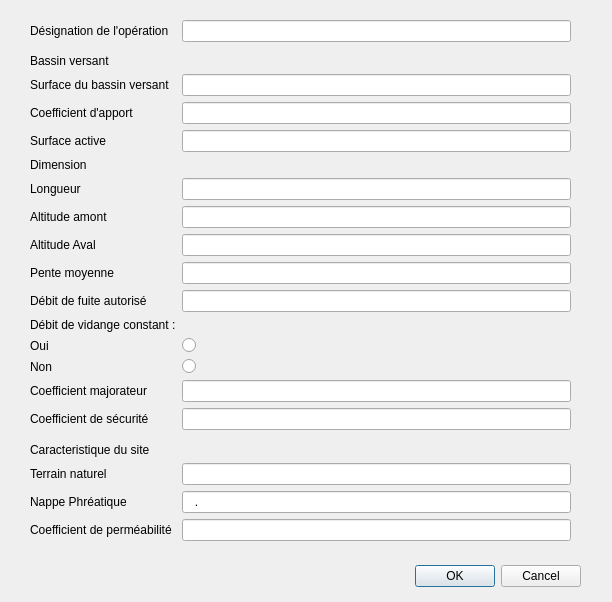
<?xml version="1.0" encoding="UTF-8"?>
<ui version="4.0">
 <class>Operation</class>
 <widget class="QDialog" name="Operation">
  <property name="geometry">
   <rect>
    <x>0</x>
    <y>0</y>
    <width>612</width>
    <height>602</height>
   </rect>
  </property>
  <property name="minimumSize">
   <size>
    <width>612</width>
    <height>602</height>
   </size>
  </property>
  <property name="maximumSize">
   <size>
    <width>612</width>
    <height>602</height>
   </size>
  </property>
  <property name="windowTitle">
   <string>Nouvelle operation</string>
  </property>
  <property name="windowIcon">
   <iconset>
    <normaloff>bin/DPFL - LOGO.jpg</normaloff>bin/DPFL - LOGO.jpg</iconset>
  </property>
  <widget class="QDialogButtonBox" name="buttonBox">
   <property name="geometry">
    <rect>
     <x>240</x>
     <y>560</y>
     <width>341</width>
     <height>32</height>
    </rect>
   </property>
   <property name="orientation">
    <enum>Qt::Horizontal</enum>
   </property>
   <property name="standardButtons">
    <set>QDialogButtonBox::Cancel|QDialogButtonBox::Ok</set>
   </property>
  </widget>
  <widget class="QWidget" name="formLayoutWidget">
   <property name="geometry">
    <rect>
     <x>30</x>
     <y>20</y>
     <width>541</width>
     <height>521</height>
    </rect>
   </property>
   <layout class="QFormLayout" name="formLayout">
    <item row="0" column="0">
     <widget class="QLabel" name="TextOperationLabel">
      <property name="text">
       <string>Désignation de l'opération</string>
      </property>
     </widget>
    </item>
    <item row="0" column="1">
     <widget class="QLineEdit" name="OperationLineEdit"/>
    </item>
    <item row="1" column="0">
     <spacer name="verticalSpacer">
      <property name="orientation">
       <enum>Qt::Vertical</enum>
      </property>
      <property name="sizeHint" stdset="0">
       <size>
        <width>20</width>
        <height>40</height>
       </size>
      </property>
     </spacer>
    </item>
    <item row="2" column="0">
     <widget class="QLabel" name="label_4">
      <property name="text">
       <string>Bassin versant</string>
      </property>
     </widget>
    </item>
    <item row="3" column="0">
     <widget class="QLabel" name="BVLabel">
      <property name="text">
       <string>Surface du bassin versant</string>
      </property>
     </widget>
    </item>
    <item row="3" column="1">
     <widget class="QLineEdit" name="surfaceDuBassinVersantLineEdit"/>
    </item>
    <item row="4" column="0">
     <widget class="QLabel" name="coefficientDApportLabel">
      <property name="text">
       <string>Coefficient d'apport</string>
      </property>
     </widget>
    </item>
    <item row="4" column="1">
     <widget class="QLineEdit" name="coefficientDApportLineEdit"/>
    </item>
    <item row="5" column="0">
     <widget class="QLabel" name="surfaceActiveLabel">
      <property name="text">
       <string>Surface active</string>
      </property>
     </widget>
    </item>
    <item row="5" column="1">
     <widget class="QLineEdit" name="surfaceActiveLineEdit"/>
    </item>
    <item row="6" column="0">
     <widget class="QLabel" name="label">
      <property name="text">
       <string>Dimension</string>
      </property>
     </widget>
    </item>
    <item row="7" column="0">
     <widget class="QLabel" name="longueurLabel">
      <property name="text">
       <string>Longueur</string>
      </property>
     </widget>
    </item>
    <item row="7" column="1">
     <widget class="QLineEdit" name="longueurLineEdit"/>
    </item>
    <item row="8" column="0">
     <widget class="QLabel" name="altitudeAmontLabel">
      <property name="text">
       <string>Altitude amont</string>
      </property>
     </widget>
    </item>
    <item row="8" column="1">
     <widget class="QLineEdit" name="altitudeAmontLineEdit"/>
    </item>
    <item row="9" column="0">
     <widget class="QLabel" name="altitudeAvalLabel">
      <property name="text">
       <string>Altitude Aval</string>
      </property>
     </widget>
    </item>
    <item row="9" column="1">
     <widget class="QLineEdit" name="altitudeAvalLineEdit"/>
    </item>
    <item row="10" column="0">
     <widget class="QLabel" name="penteMoyenneLabel">
      <property name="text">
       <string>Pente moyenne</string>
      </property>
     </widget>
    </item>
    <item row="10" column="1">
     <widget class="QLineEdit" name="penteMoyenneLineEdit"/>
    </item>
    <item row="11" column="0">
     <widget class="QLabel" name="dBitDeFuiteAutorisLabel">
      <property name="text">
       <string>Débit de fuite autorisé</string>
      </property>
     </widget>
    </item>
    <item row="11" column="1">
     <widget class="QLineEdit" name="dBitDeFuiteAutorisLineEdit"/>
    </item>
    <item row="13" column="0">
     <widget class="QLabel" name="label_2">
      <property name="text">
       <string>Débit de vidange constant :</string>
      </property>
     </widget>
    </item>
    <item row="14" column="0">
     <widget class="QLabel" name="ouiLabel">
      <property name="text">
       <string>Oui</string>
      </property>
     </widget>
    </item>
    <item row="14" column="1">
     <widget class="QRadioButton" name="VidangeouiRadioButton">
      <attribute name="buttonGroup">
       <string notr="true">buttonGroup</string>
      </attribute>
     </widget>
    </item>
    <item row="15" column="1">
     <widget class="QRadioButton" name="VidangenonRadioButton">
      <attribute name="buttonGroup">
       <string notr="true">buttonGroup</string>
      </attribute>
     </widget>
    </item>
    <item row="16" column="0">
     <widget class="QLabel" name="coefficientMajorateurLabel">
      <property name="text">
       <string>Coefficient majorateur</string>
      </property>
     </widget>
    </item>
    <item row="16" column="1">
     <widget class="QLineEdit" name="coefficientMajorateurLineEdit"/>
    </item>
    <item row="17" column="0">
     <widget class="QLabel" name="coefficientDeSCuritLabel">
      <property name="text">
       <string>Coefficient de sécurité</string>
      </property>
     </widget>
    </item>
    <item row="17" column="1">
     <widget class="QLineEdit" name="coefficientDeSCuritLineEdit"/>
    </item>
    <item row="18" column="0">
     <spacer name="verticalSpacer_2">
      <property name="orientation">
       <enum>Qt::Vertical</enum>
      </property>
      <property name="sizeHint" stdset="0">
       <size>
        <width>20</width>
        <height>40</height>
       </size>
      </property>
     </spacer>
    </item>
    <item row="19" column="0">
     <widget class="QLabel" name="label_3">
      <property name="text">
       <string>Caracteristique du site</string>
      </property>
     </widget>
    </item>
    <item row="20" column="0">
     <widget class="QLabel" name="terrainNaturelLabel">
      <property name="text">
       <string>Terrain naturel</string>
      </property>
     </widget>
    </item>
    <item row="20" column="1">
     <widget class="QLineEdit" name="terrainNaturelLineEdit"/>
    </item>
    <item row="21" column="0">
     <widget class="QLabel" name="nappePhrAtiqueLabel">
      <property name="text">
       <string>Nappe Phréatique</string>
      </property>
     </widget>
    </item>
    <item row="21" column="1">
     <widget class="QLineEdit" name="nappePhrAtiqueLineEdit">
      <property name="inputMask">
       <string>999.999</string>
      </property>
     </widget>
    </item>
    <item row="22" column="0">
     <widget class="QLabel" name="coefficientDePermAbilitLabel">
      <property name="text">
       <string>Coefficient de perméabilité</string>
      </property>
     </widget>
    </item>
    <item row="22" column="1">
     <widget class="QLineEdit" name="coefficientDePermAbilitLineEdit"/>
    </item>
    <item row="15" column="0">
     <widget class="QLabel" name="nonLabel">
      <property name="text">
       <string>Non</string>
      </property>
     </widget>
    </item>
   </layout>
  </widget>
 </widget>
 <resources/>
 <connections>
  <connection>
   <sender>buttonBox</sender>
   <signal>accepted()</signal>
   <receiver>Operation</receiver>
   <slot>accept()</slot>
   <hints>
    <hint type="sourcelabel">
     <x>248</x>
     <y>254</y>
    </hint>
    <hint type="destinationlabel">
     <x>157</x>
     <y>274</y>
    </hint>
   </hints>
  </connection>
  <connection>
   <sender>buttonBox</sender>
   <signal>rejected()</signal>
   <receiver>Operation</receiver>
   <slot>reject()</slot>
   <hints>
    <hint type="sourcelabel">
     <x>316</x>
     <y>260</y>
    </hint>
    <hint type="destinationlabel">
     <x>286</x>
     <y>274</y>
    </hint>
   </hints>
  </connection>
 </connections>
 <buttongroups>
  <buttongroup name="buttonGroup"/>
 </buttongroups>
</ui>
